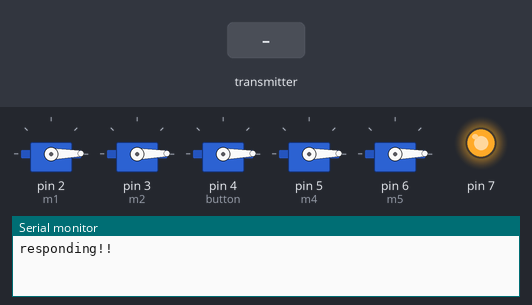
The sketch below on a simulated Arduino Uno, built with avr-gcc and run on an emulated ATmega328P. Parts: 5 × servo, output pins drawn as LEDs (lit = HIGH), the last lines printed to the serial monitor. Inputs (shaded band) come from the test bench. No radio packets arrive unless stated.

Above: at 1.2 s.
1.3 s: the transmitter starts sending pos = 512
At 2.5 s:
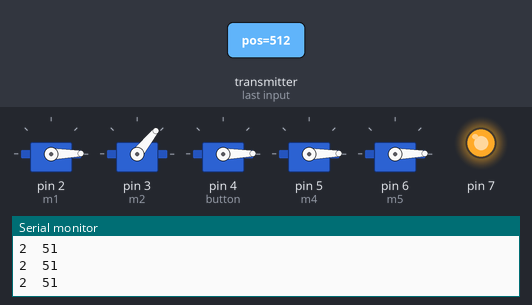
2.8 s: the transmitter starts sending pos = 1023
At 3.6 s:
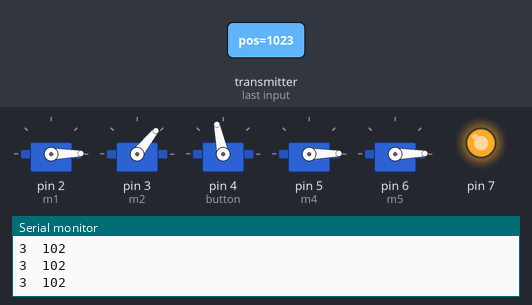
Timing chart, 0 to 5.8 s (numbered marks = the images above; inputs shaded):
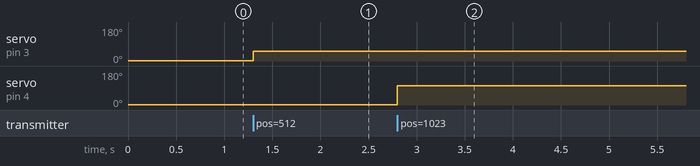

The sketch:

Receiver.ino
```cpp
#include <SPI.h>
#include <nRF24L01.h>
#include <RF24.h>
#include <Servo.h>
#define button 4
int pos1=0,pos=0;
RF24 radio(8,9); // CE, CSN
uint8_t addresses[][6] = {"1Node", "2Node"};

Servo m1;
Servo m2;
Servo m3;
Servo m4;
Servo m5;
void setup() {
  Serial.begin(9600);
  pinMode(button, INPUT);
  pinMode(7,OUTPUT);
  digitalWrite(7,HIGH);
  m1.attach(2);
  m2.attach(3);
  m3.attach(4);
  m4.attach(5);
  m5.attach(6);
  m1.write(1);
  m2.write(1);
  m3.write(1);
  m4.write(1);
  m5.write(1);
   if (!radio.begin()) {
    Serial.println(F("radio hardware is not responding!!"));
    while (1) {}
  }
  Serial.println("responding!!");
  radio.begin();
  radio.openWritingPipe(addresses[0]); // 00002
  radio.openReadingPipe(1, addresses[1]); // 00001
  radio.setPALevel(RF24_PA_MIN);
  radio.startListening();
}
void loop() {
  if ( radio.available()) {
      radio.read(&pos, sizeof(pos));
      int ch=abs(pos%10);
      pos1=pos/10;
      Serial.print(ch);Serial.print("\t");Serial.println(pos1);
      switch (ch)
      {
        case 1:
          m1.write(pos1);
        break;
        case 2:
          m2.write(pos1);
        break;
        case 3:
          m3.write(pos1);
        break;
        case 4:
          m4.write(pos1);
        break;
        case 5:
          m5.write(pos1);
        break;

      }
    }
  }
```

Measured:
- after the input at 1.3 s, servo on pin 3 (m2): 1° → 51° at once
- after the input at 2.8 s, servo on pin 4 (button): 1° → 102° at once
